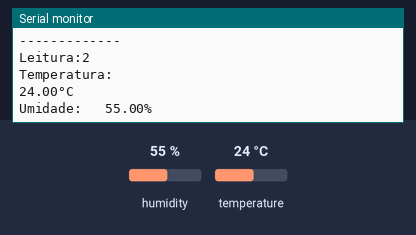
A sketch run on a simulated Arduino Uno, built with avr-gcc and run on an emulated ATmega328P. Parts: the last lines printed to the serial monitor. Inputs (shaded band) come from the test bench; at power-on: humidity 55 %, temperature 24 °C.

Above: at 2.8 s.
2.9 s: humidity set to 22 %
At 4.5 s:
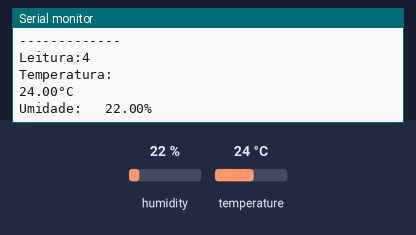
5.6 s: temperature set to 12 °C
At 6.8 s:
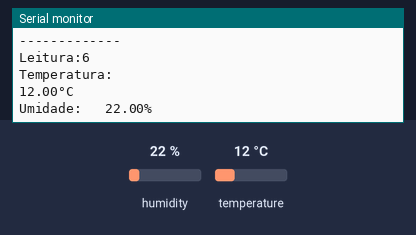
8.3 s: humidity set to 40 %
At 10.9 s:
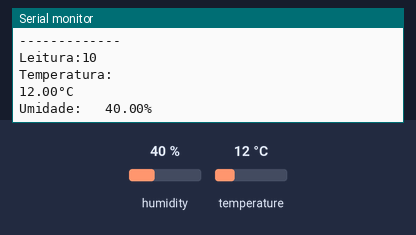
Timing chart, 0 to 12.4 s (numbered marks = the images above; inputs shaded):
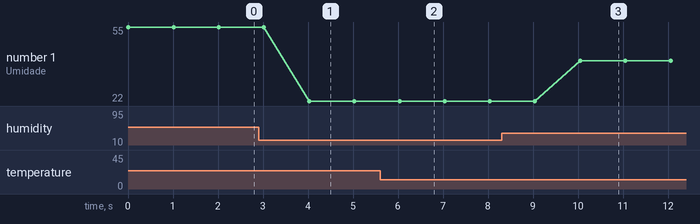

Measured:
- after the input at 2.9 s, the serial monitor: prints a new line after 1.1 s (image 1)
- after the input at 5.6 s, the serial monitor: prints a new line after 0.43 s (image 2)
- after the input at 8.3 s, the serial monitor: prints a new line after 1.8 s (image 3)
- plotted number 1: 55 → 22 after the input at 2.9 s, 22 → 40 after the input at 8.3 s

The sketch:

dht11_filiph__1_.ino
```cpp
#include <DHT.h>

DHT dht(4,DHT22);

float temperatura, umidade;
int contador;


void setup() {
  // put your setup code here, to run once:
  Serial.begin(115200);

  pinMode(4, INPUT);
}

void loop() {
  temperatura = dht.readTemperature();
  umidade = dht.readHumidity();

  Serial.println("\n-------------");
  Serial.println("Leitura:" + String(contador));
  //temperatura
  Serial.println("Temperatura:\t");

  Serial.print(dht.readTemperature(false));
  Serial.println("°C");

  //percentual de umidade
  Serial.println("Umidade:\t " + String(umidade) + "%");

  delay(1000);

  for(int i=0; i<=10,i++;){
    Serial.print(".");
    delay(1000);
  }

    contador++;


}
```
